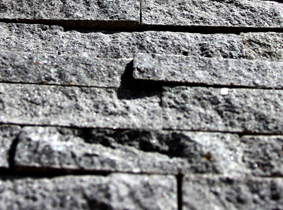
%> input picture Caffe/SR_FSRCNN - caffe/FSRCNN_train/Train/General-100/im_1.bmp, 283 x 210 px; its folder holds only this picture in this run
$ octave data_aug.m   (GNU Octave 9; MATLAB toolbox functions it lacks are replaced by stand-ins)
%> lines starting %> are read from the running program, lines starting %| are printed output that depends on the picture
clear;
%% To do data augmentation
folder = 'Train/General-100';
savepath = 'Train/General-100-aug/';

filepaths = dir(fullfile(folder,'*.bmp'));

for i = 1 : length(filepaths)
    filename = filepaths(i).name;
    [add, im_name, type] = fileparts(filepaths(i).name);
    image = imread(fullfile(folder, filename));
%> image is the input picture: size 210x283x3 uint8; mean R, G, B 129, 129.2, 130

    % different angle 4 types and origin scale
    for angle = 0: 90 :270
        im_rot = rot90(image, angle);
        imwrite(im_rot, [savepath im_name, '_rot' num2str(angle) '.bmp']);

        % different scale 4 types
        for scale = 0.6 : 0.1 :0.9
            im_down = imresize(im_rot, scale, 'bicubic');
            imwrite(im_down, [savepath im_name, '_rot' num2str(angle) '_s' num2str(scale*10) '.bmp']);
        end

    end
%> this loop made 4 passes
%> pass 1, `for scale = 0.6 : 0.1 :0.9 im_down = imresize(im_rot, scale, 'bicubic'..`:
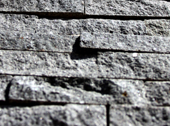
%> saved as im_1_rot0_s6.bmp: size 126x170x3 uint8; mean R, G, B 129, 129.3, 130
%> pass 1, `for scale = 0.6 : 0.1 :0.9 im_down = imresize(im_rot, scale, 'bicubic'..`:
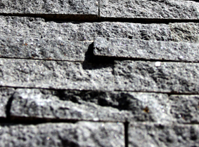
%> saved as im_1_rot0_s7.bmp: size 147x199x3 uint8; mean R, G, B 129, 129.3, 130
%> pass 1, `for scale = 0.6 : 0.1 :0.9 im_down = imresize(im_rot, scale, 'bicubic'..`:
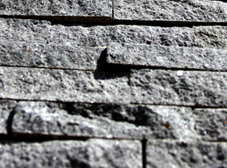
%> saved as im_1_rot0_s8.bmp: size 168x227x3 uint8; mean R, G, B 129, 129.3, 130
%> pass 1, `for scale = 0.6 : 0.1 :0.9 im_down = imresize(im_rot, scale, 'bicubic'..`:
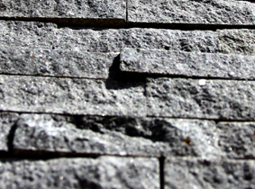
%> saved as im_1_rot0_s9.bmp: size 189x255x3 uint8; mean R, G, B 129, 129.3, 130
end

$ run again, on Caffe/SR_FSRCNN - caffe/FSRCNN_train/Train/General-100/im_69.bmp
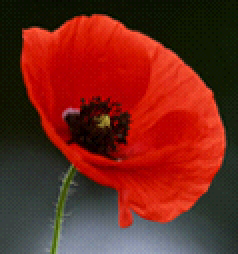
%> input picture Caffe/SR_FSRCNN - caffe/FSRCNN_train/Train/General-100/im_69.bmp, 119 x 127 px (shown 2 times larger)
%> image is the input picture: size 127x119x3 uint8; mean R, G, B 113.6, 39.3, 28.6
%> the loop `for angle = 0: 90 :270` made 4 passes
%> pass 1, `for scale = 0.6 : 0.1 :0.9 im_down = imresize(im_rot, scale, 'bicubic'..`:
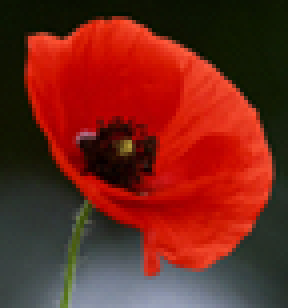
%> saved as im_69_rot0_s6.bmp: size 77x72x3 uint8 (shown 4 times larger); mean R, G, B 113.6, 39.3, 28.6
%> pass 1, `for scale = 0.6 : 0.1 :0.9 im_down = imresize(im_rot, scale, 'bicubic'..`:
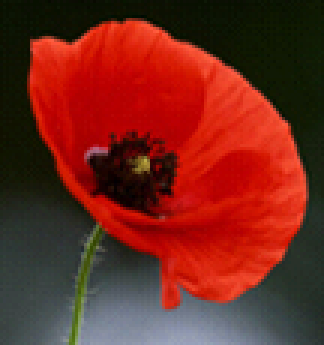
%> saved as im_69_rot0_s9.bmp: size 115x108x3 uint8 (shown 3 times larger); mean R, G, B 113.6, 39.3, 28.7

$ run again, on Caffe/SR_FSRCNN - caffe/FSRCNN_train/Train/General-100/im_70.bmp
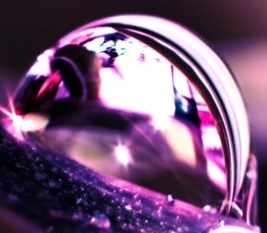
%> input picture Caffe/SR_FSRCNN - caffe/FSRCNN_train/Train/General-100/im_70.bmp, 267 x 233 px
%> image is the input picture: size 233x267x3 uint8; mean R, G, B 116, 83.4, 116.9
%> the loop `for angle = 0: 90 :270` made 4 passes
%> pass 1, `for scale = 0.6 : 0.1 :0.9 im_down = imresize(im_rot, scale, 'bicubic'..`:
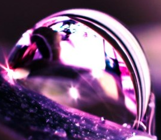
%> saved as im_70_rot0_s6.bmp: size 140x161x3 uint8; mean R, G, B 116, 83.4, 116.9
%> pass 1, `for scale = 0.6 : 0.1 :0.9 im_down = imresize(im_rot, scale, 'bicubic'..`:
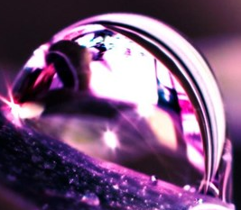
%> saved as im_70_rot0_s9.bmp: size 210x241x3 uint8; mean R, G, B 116, 83.4, 116.9

$ run again, on Caffe/SR_FSRCNN - caffe/FSRCNN_train/Train/General-100/im_78.bmp
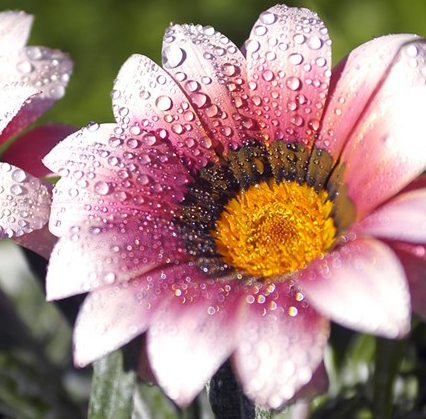
%> input picture Caffe/SR_FSRCNN - caffe/FSRCNN_train/Train/General-100/im_78.bmp, 426 x 419 px
%> image is the input picture: size 419x426x3 uint8; mean R, G, B 171.3, 137.6, 131.9
%> the loop `for angle = 0: 90 :270` made 4 passes
%> pass 1, `for scale = 0.6 : 0.1 :0.9 im_down = imresize(im_rot, scale, 'bicubic'..`:
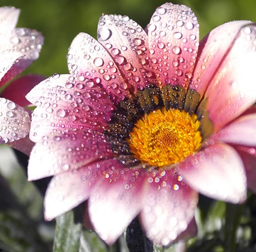
%> saved as im_78_rot0_s6.bmp: size 252x256x3 uint8; mean R, G, B 171.2, 137.6, 131.9
%> pass 1, `for scale = 0.6 : 0.1 :0.9 im_down = imresize(im_rot, scale, 'bicubic'..`:
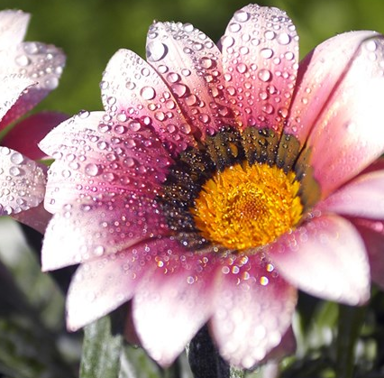
%> saved as im_78_rot0_s9.bmp: size 378x384x3 uint8; mean R, G, B 171.2, 137.6, 131.9

$ run again, on Caffe/SR_FSRCNN - caffe/FSRCNN_train/Train/General-100/im_11.bmp
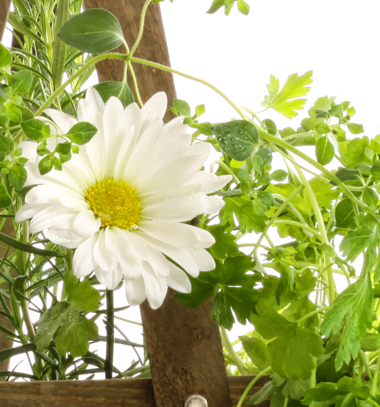
%> input picture Caffe/SR_FSRCNN - caffe/FSRCNN_train/Train/General-100/im_11.bmp, 380 x 407 px
%> image is the input picture: size 407x380x3 uint8; mean R, G, B 170.3, 176.7, 116.1
%> the loop `for angle = 0: 90 :270` made 4 passes
%> pass 1, `for scale = 0.6 : 0.1 :0.9 im_down = imresize(im_rot, scale, 'bicubic'..`:
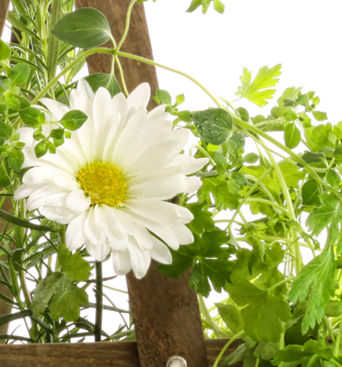
%> saved as im_11_rot0_s9.bmp: size 367x342x3 uint8; mean R, G, B 170.3, 176.6, 116.1
